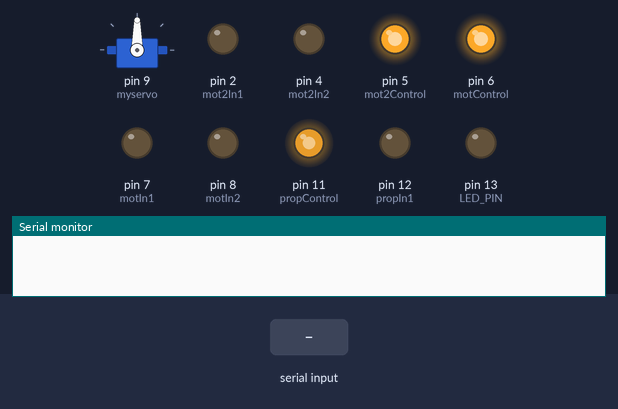
A sketch run on a simulated Arduino Uno, built with avr-gcc and run on an emulated ATmega328P. Parts: servo, output pins drawn as LEDs (lit = HIGH), the last lines printed to the serial monitor. Inputs (shaded band) come from the test bench.

Above: at 1.8 s.
1.9 s: "w" received over Serial
At 2.05 s:
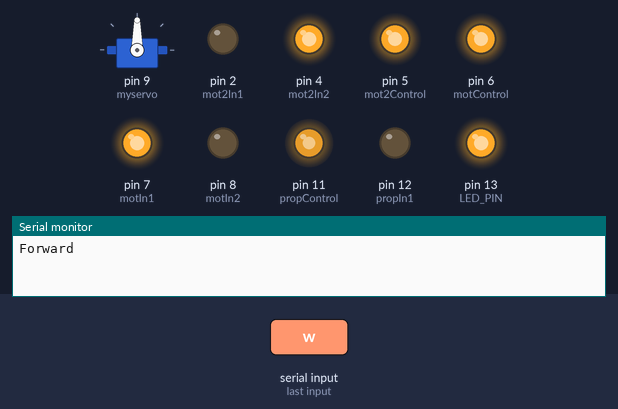
3.7 s: "s" received over Serial
At 3.85 s:
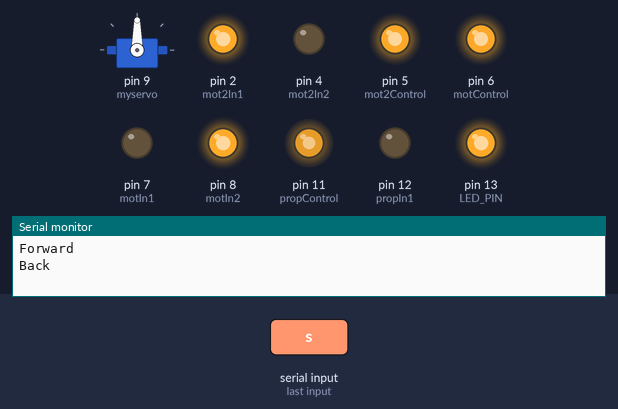
5.5 s: "a" received over Serial
At 5.65 s:
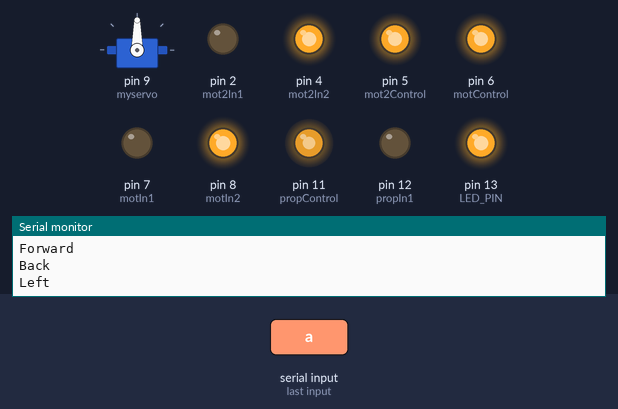
7.3 s: "d" received over Serial
At 7.45 s:
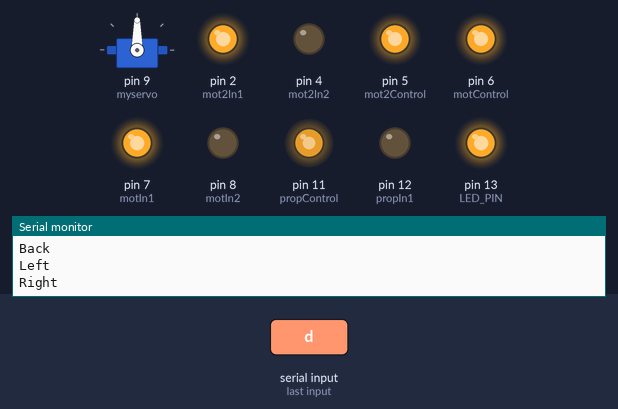
9.1 s: "l" received over Serial
At 9.25 s:
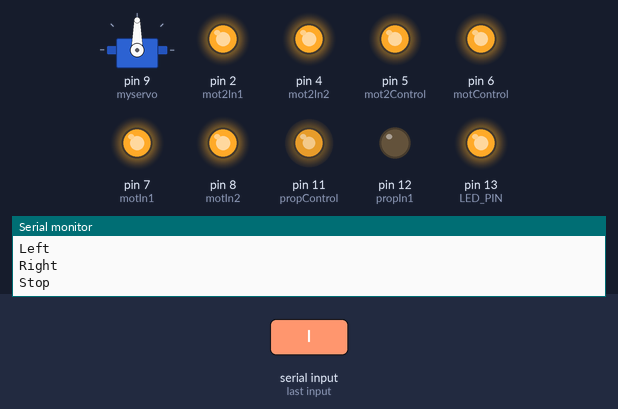
10.9 s: "p" received over Serial
At 12.3 s:
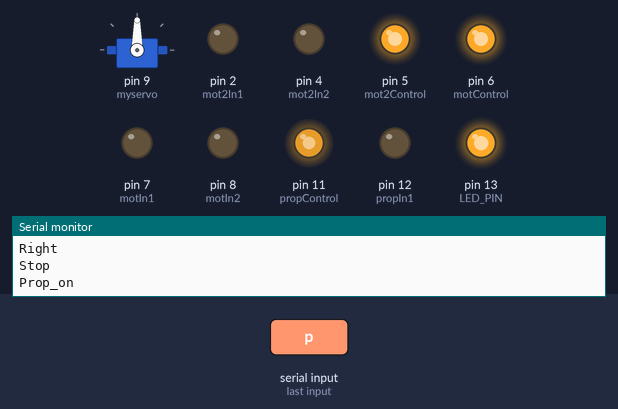
Timing chart, 0 to 13.5 s (numbered marks = the images above; inputs shaded):
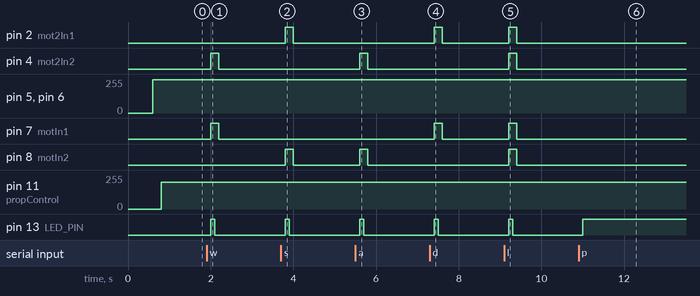

Measured:
- after the input at 1.9 s, pin 4 (mot2In2), pin 7 (motIn1): LOW → HIGH after 0.10 s, → LOW 0.20 s later; pin 13 (LED_PIN): LOW → HIGH after 0.10 s, → LOW 0.10 s later
- after the input at 3.7 s, pin 2 (mot2In1), pin 8 (motIn2): LOW → HIGH after 0.10 s, → LOW 0.20 s later; pin 13 (LED_PIN): LOW → HIGH after 0.10 s, → LOW 0.10 s later
- after the input at 5.5 s, pin 4 (mot2In2), pin 8 (motIn2): LOW → HIGH after 0.10 s, → LOW 0.20 s later; pin 13 (LED_PIN): LOW → HIGH after 0.10 s, → LOW 0.10 s later
- after the input at 7.3 s, pin 2 (mot2In1), pin 7 (motIn1): LOW → HIGH after 0.11 s, → LOW 0.20 s later; pin 13 (LED_PIN): LOW → HIGH after 0.11 s, → LOW 0.10 s later
- after the input at 9.1 s, pin 2 (mot2In1), pin 4 (mot2In2), pin 7 (motIn1), pin 8 (motIn2): LOW → HIGH after 0.11 s, → LOW 0.20 s later; pin 13 (LED_PIN): LOW → HIGH after 0.11 s, → LOW 0.10 s later
- after the input at 10.9 s, pin 13 (LED_PIN): LOW → HIGH after 0.11 s

The sketch:

MyCode_4.ino
```cpp
#include <Servo.h>

// 変数の定義

//左車輪
const int motIn1 = 7; //to driver 5
const int motIn2 = 8; //to driver 6
const int motControl = 6; //to driver 4

//右車輪
const int mot2In1 = 2; //to driver 6
const int mot2In2 = 4; //to driver 5
const int mot2Control = 5; //to driver 4

//int rotSpeed = 0;
//int stepSpeed = 5;
#define LED_PIN 13

//プロペラ
const int propIn1 = 12; //to driver 5
const int propIn2 = 13; //to driver 6
const int propControl = 11; //to driver 4
//プロペラ制御変数
boolean prope = false;

Servo myservo;
int pos = 0;

// 初期化
void setup() {
  //左車輪
  pinMode(motIn1, OUTPUT);
  pinMode(motIn2, OUTPUT);

  //右車輪
  pinMode(mot2In1, OUTPUT);
  pinMode(mot2In2, OUTPUT);
  pinMode(LED_PIN, OUTPUT);

  // make the Bluetooth Module reset:
  digitalWrite(A5, LOW);
  delay(100);
  digitalWrite(A5, HIGH);
  delay(500);
  // シリアルポートを115200 bps[ビット/秒]で初期化
  Serial.begin(115200);

  //サーボ信号用ピンを設定
  myservo.attach(9);

  //プロペラ
  pinMode(propIn1, OUTPUT);
  pinMode(propIn2, OUTPUT);


}

// 繰り返し処理
void loop() {
  int inputchar;
  int repeat = 62;

  // シリアルポートより1文字読み込む
  inputchar = Serial.read();
   while (Serial.read() != -1 && --repeat > 0);

  if (inputchar != -1 ) {
    // 読み込んだデータが -1 以外の場合　以下の処理を行う

    switch (inputchar) {
      case 'w':
        // 読み込みデータが w の場合
        //前進する
        Serial.print("Forward\n");
        //左車輪
        digitalWrite(motIn1, HIGH);
        digitalWrite(motIn2, LOW);
        analogWrite(motControl, 250);

        //右車輪
        digitalWrite(mot2In1, LOW);
        digitalWrite(mot2In2, HIGH);
        analogWrite(mot2Control, 250);

        digitalWrite(LED_PIN, HIGH);
        delay(100);
        digitalWrite(LED_PIN, LOW);
        delay(100);
        break;
      case 's':
        // 読み込みデータが　s の場合
        //後退する
        Serial.print("Back\n");
        //左車輪
        digitalWrite(motIn1, LOW);
        digitalWrite(motIn2, HIGH);
        analogWrite(motControl, 250);

        //右車輪
        digitalWrite(mot2In1, HIGH);
        digitalWrite(mot2In2, LOW);
        analogWrite(mot2Control, 250);

        digitalWrite(LED_PIN, HIGH);
        delay(100);
        digitalWrite(LED_PIN, LOW);
        delay(100);
        break;
      case 'a':
        // 読み込みデータが　a の場合
        //左折する
        Serial.print("Left\n");
       //左車輪・後進
        digitalWrite(motIn1, LOW);
        digitalWrite(motIn2, HIGH);
        analogWrite(motControl, 250);

        //右車輪・前進
        digitalWrite(mot2In1, LOW);
        digitalWrite(mot2In2, HIGH);
        analogWrite(mot2Control, 250);

        digitalWrite(LED_PIN, HIGH);
        delay(100);
        digitalWrite(LED_PIN, LOW);
        delay(100);
        break;
      case 'd':
        // 読み込みデータがd の場合
        //右折する
        Serial.print("Right\n");
       //左車輪・前進
        digitalWrite(motIn1, HIGH);
        digitalWrite(motIn2, LOW);
        analogWrite(motControl, 250);

        //右車輪・後進
        digitalWrite(mot2In1, HIGH);
        digitalWrite(mot2In2, LOW);
        analogWrite(mot2Control, 250);

        digitalWrite(LED_PIN, HIGH);
        delay(100);
        digitalWrite(LED_PIN, LOW);
        delay(100);
        break;
      case 'l':
        // 読み込みデータが　l の場合
        //停止する
        Serial.print("Stop\n");
        //左車輪・ブレーキ
        digitalWrite(motIn1, HIGH);
        digitalWrite(motIn2, HIGH);
        analogWrite(motControl, 250);

        //右車輪・ブレーキ
        digitalWrite(mot2In1, HIGH);
        digitalWrite(mot2In2, HIGH);
        analogWrite(mot2Control, 250);

        digitalWrite(LED_PIN, HIGH);
        delay(100);
        digitalWrite(LED_PIN, LOW);
        delay(100);
        break;

      case 'k':
        // 読み込みデータが'k' の場合
        //サーボモータの角度を増やす
        pos=pos+5;
        Serial.println(150+pos);
        break;

      case 'j':
        // 読み込みデータが'j' の場合
        //サーボモータの角度を減らす
        pos=pos-5;
        Serial.println(150+pos);
        break;

      case 'p':
        // 読み込みデータが'p' の場合
        //プロペラ始動
        Serial.print("Prop_on\n");
        prope = true;
        break;

      case 'o':
        // 読み込みデータが'o' の場合
        //プロペラ停止
        Serial.print("Prop_off\n");
        prope = false;
        break;

    }
  } else {

    // 読み込むデータが無い場合はストップ
        //左車輪・ニュートラル
        digitalWrite(motIn1, LOW);
        digitalWrite(motIn2, LOW);
        analogWrite(motControl, 250);

        //右車輪・ニュートラル
        digitalWrite(mot2In1, LOW);
        digitalWrite(mot2In2, LOW);
        analogWrite(mot2Control, 250);

//        digitalWrite(LED_PIN, HIGH);
        delay(200);
//        digitalWrite(LED_PIN, LOW);
//        delay(100);

  }

  //サーボモータの角度指定
  myservo.write( 90+pos );

  if(prope){

  digitalWrite(propIn1, LOW);
  digitalWrite(propIn2, HIGH);
  analogWrite(propControl, 200);

  }else{

  digitalWrite(propIn1, LOW);
  digitalWrite(propIn2, LOW);
  analogWrite(propControl, 200);

  }


}
```
